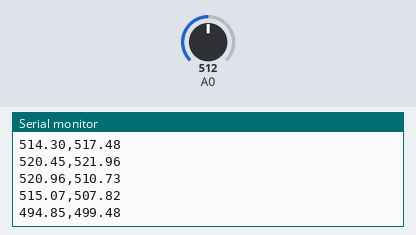
Bench run of a sketch on a simulated Arduino Uno, built with avr-gcc and run on an emulated ATmega328P. Shown: the last lines printed to the serial monitor. Inputs (shaded band) come from the test bench; at power-on: A0 = 512. Random numbers use the default seed unless the sketch sets one.

Above: at 1.2 s.
1.3 s: A0 set to 716
At 1.31 s:
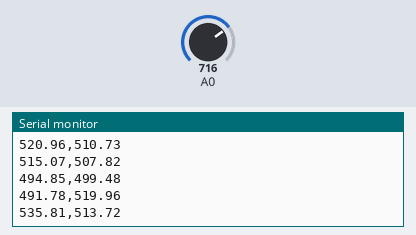
2.8 s: A0 set to 900
At 2.82 s:
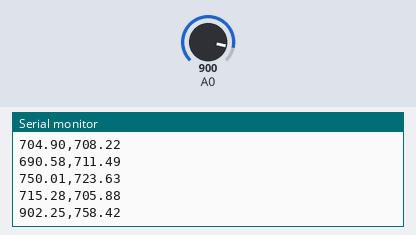
Timing chart, 0 to 5.8 s (numbered marks = the images above; inputs shaded):
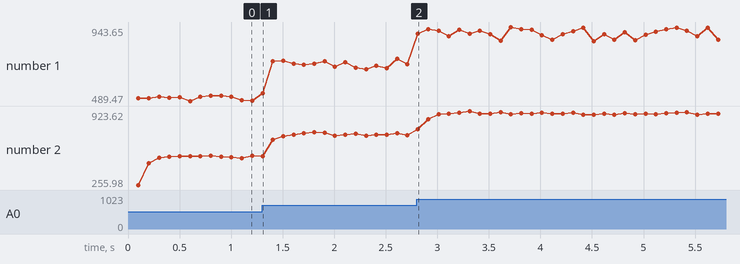

Measured:
- plotted number 1: 491.78 → 715.28 after the input at 1.3 s
- plotted number 2: 519.96 → 705.88 after the input at 1.3 s

The sketch:

algoritmo_multitarefa_filtragem_digital_1.ino
```cpp
/*
Algoritimo Multitarefa com filtro digital de 1° ordem.
Gabriel Jeronimo
2020
*/

/* Definções de constantes */
#define TRUE 1
#define FALSE 0
#define SET 1
#define RESET 0
#define Amostragem_COUNTER_MAX 30
#define Reamostragem_COUNTER_MAX 35
#define Canal_Serial_COUNTER_MAX 100

// Definições de variáveis globais
unsigned int Amostragem_counter=0;
unsigned int Reamostragem_counter=0;
unsigned int Canal_Serial_counter=0;
unsigned char Amostragem_enable=TRUE;
unsigned char Reamostragem_enable=TRUE;
unsigned char Canal_Serial_enable=TRUE;
unsigned char Canal_Serial_go=FALSE;

float ym, ym_filt;

/* Protótipos de funções auxiliares */
void setup_multitasking(void);
float yMed(void);
float filtro(float);
float filtro1ordem(float);


/* Rotina de configuração inicial */
void setup()
{
  Serial.begin(9600);
  setup_multitasking();
}

/* Rotina principal - loop infinito */
void loop()
{

  if (Canal_Serial_go==TRUE)
  {
     Canal_Serial_go=FALSE;
     Serial.print(ym);
     Serial.print(',');
     Serial.println(ym_filt);
  }
}

float yMed(void)
{
  float randNum,ruido;
  randNum=random(-100,100)/100.0;
  ruido=1+5*randNum/100; // 5% de ruído (-0.95 a +1.05)
  return(ruido*analogRead(0));
}

float filtro1ordem(float yin)
{
  static float Saida_Filtro = 0;
  static float yin_anterior = 0;

  Saida_Filtro = (float)((Saida_Filtro + 0.3333*yin + 0.3333*yin_anterior)/1.66667) ;
  yin_anterior = yin;
  return((float)Saida_Filtro);
 }
/* Configura o sistema de interrupção por timer */
void setup_multitasking(void)
{
   TCCR1A = 0x00;       // 0000 0000 CLOCK 16MHz
   TCCR1B = 0x0b;       // 0000 1011 PRESCALER 64
   OCR1A =  250;        // Tint 250*64*1/16000000 = 1ms
   TIMSK1 = 0x02;       // habilita específica do timer
   sei();               // habilitação geral de interrupções
}

/* Rotina de tratamento de interrupção */
ISR(TIMER1_COMPA_vect) // interrompe a cada 1ms
{
   /* Controla as tarrefas */
   Amostragem_counter++;
   if(Amostragem_counter>=Amostragem_COUNTER_MAX)
   {
      Amostragem_counter=0;
      if(Amostragem_enable==TRUE)
      {
          ym=yMed();

      }
   }

   Reamostragem_counter++;
   if(Reamostragem_counter>=Reamostragem_COUNTER_MAX)
   {
      Reamostragem_counter=0;
      if(Reamostragem_enable==TRUE)
      {
         ym_filt = filtro1ordem(ym);
      }
   }

   Canal_Serial_counter++;
   if(Canal_Serial_counter>=Canal_Serial_COUNTER_MAX)
   {
      Canal_Serial_counter=0;
      if(Canal_Serial_enable==TRUE)
      {
         Canal_Serial_go=TRUE; // Habilita Canal_Serial para
                        // rodar no 'main loop'
      }
   }
}
```
